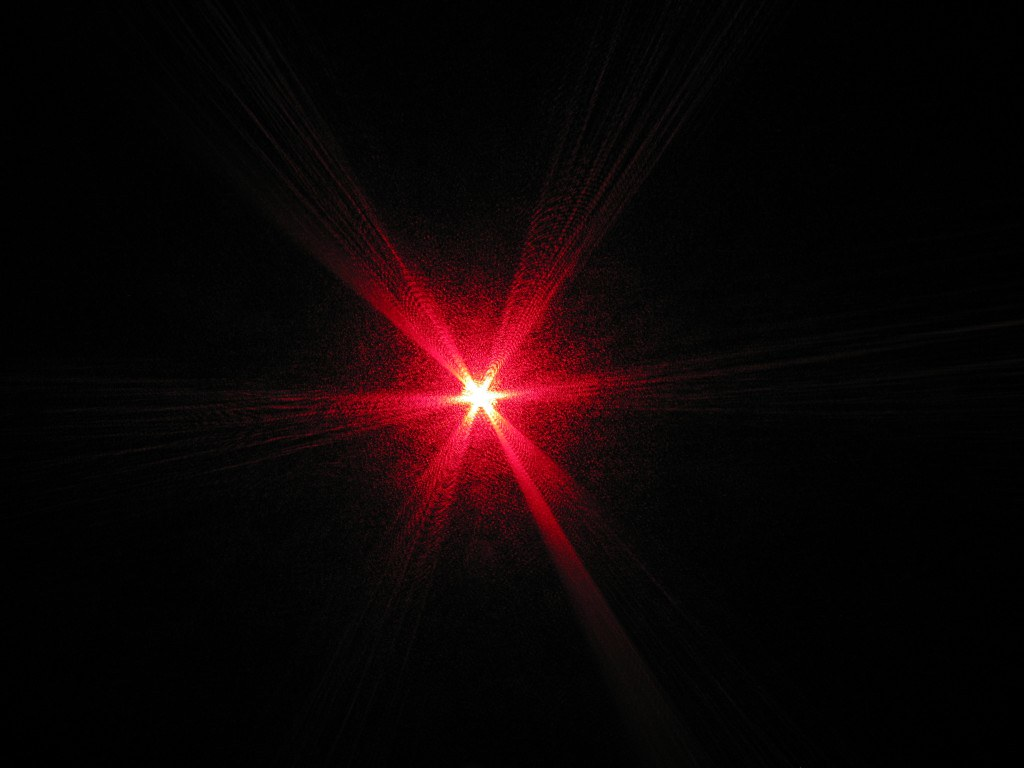
#> input picture baseline.jpg, 1024 x 768 px
$ python test.py
#> lines starting #> are read from the running program, lines starting #| are printed output that depends on the picture
import cv2
import numpy as np
import matplotlib.pyplot as plt

# before the reaction
# 1. get a baseline picture of the wavelength before the reaction

# after the reaction
# 1. get the picture of the wavelength after the reaction
# 2. read before and after pictures as grayscale
# 3. get the most intense pixel of every pixel column of the images
# 4. compare the captured intensity with the baseline as a percentage
# 5. output the plot of intensity percentage
# 6. we intepret the corresponding part of the plot based on the wavelength range given by the user

intensity = []

baseline_image = cv2.imread('baseline.jpg', 0)
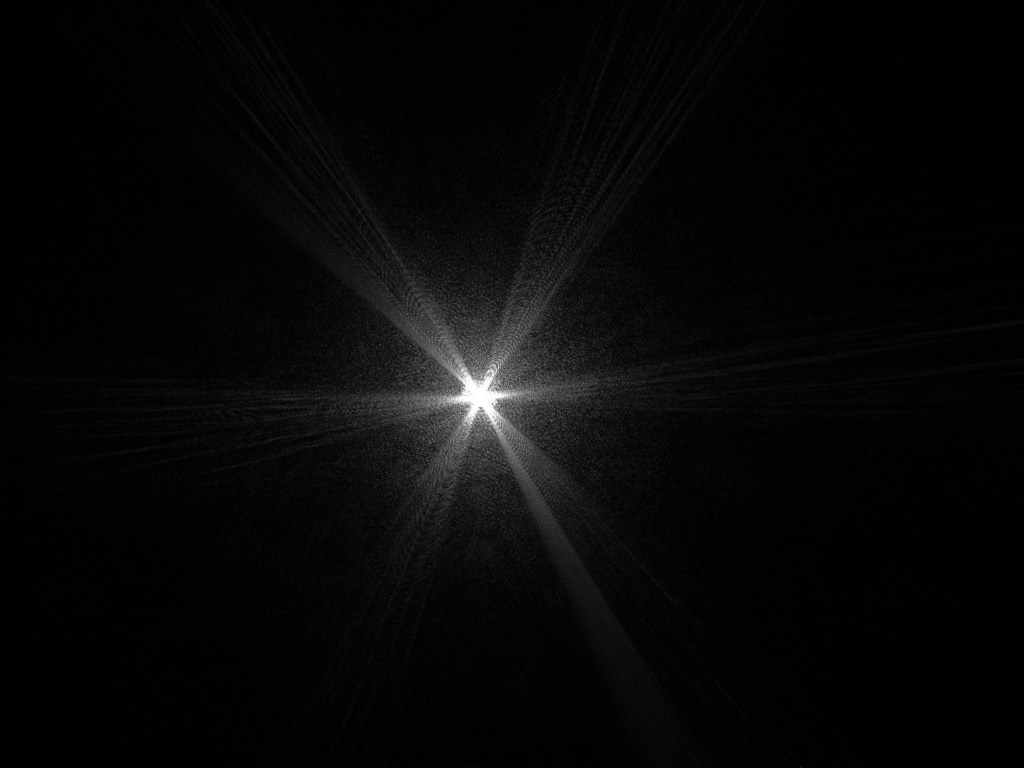
#> baseline_image: shape (768, 1024); min 0, max 255, mean 7.5
baseline_intensity = np.amax(baseline_image, axis=0)
#> baseline_intensity = 1024 values, max 255 at index 461, min 4 at index 37, mean 47.38

actual_image = cv2.imread('actual.jpg', 0)
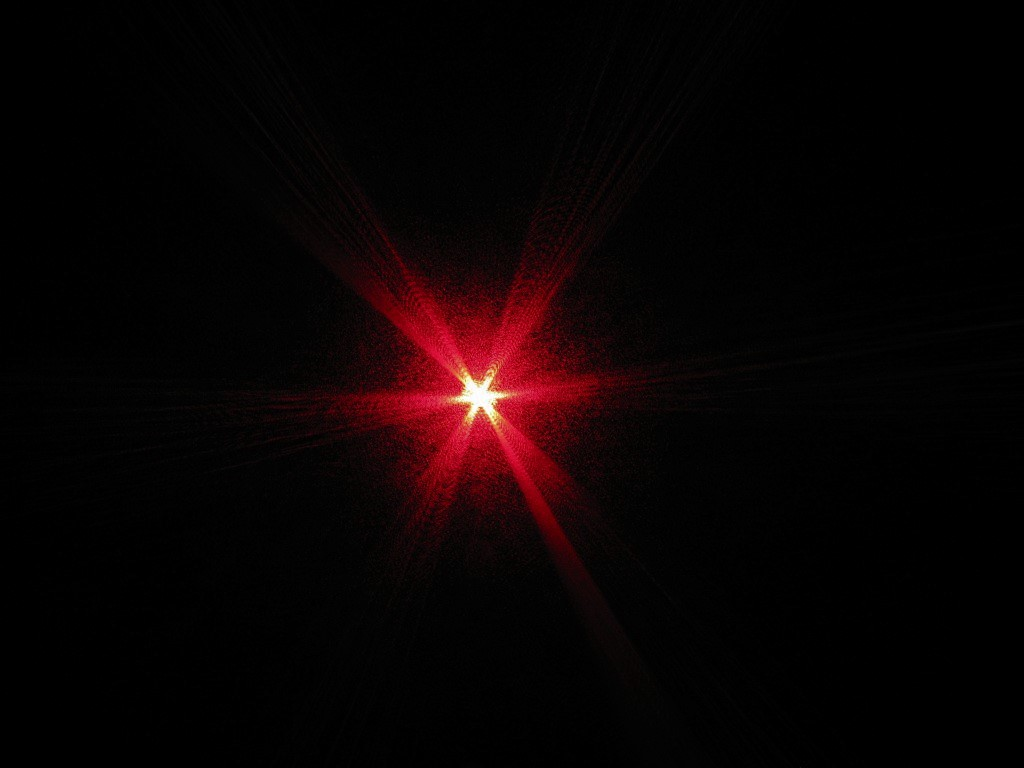
#> input picture actual.jpg, 1024 x 768 px
#> actual_image: shape (768, 1024); min 0, max 255, mean 4.8
captured_intensity = np.amax(actual_image, axis=0)
#> captured_intensity = 1024 values, max 255 at index 463, min 3 at index 0, mean 36.87

for i in range(len(baseline_intensity)):
  intensity.append(captured_intensity[i]/baseline_intensity[i])
#> after the loop, intensity = 1024 values, max 1 at index 463, min 0.333 at index 895, mean 0.621

plt.plot(intensity)
plt.show()
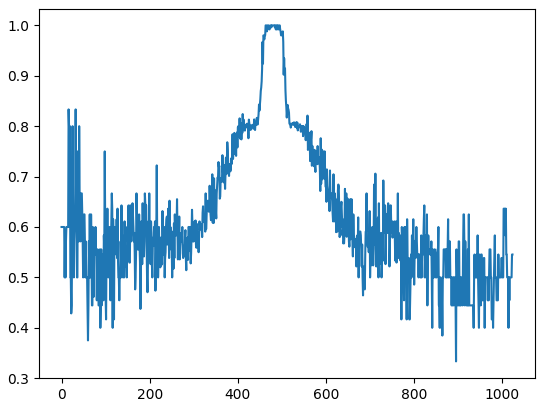
#> figure drawn by matplotlib, 1 panel; curve peaks at x = 463, y = 1
